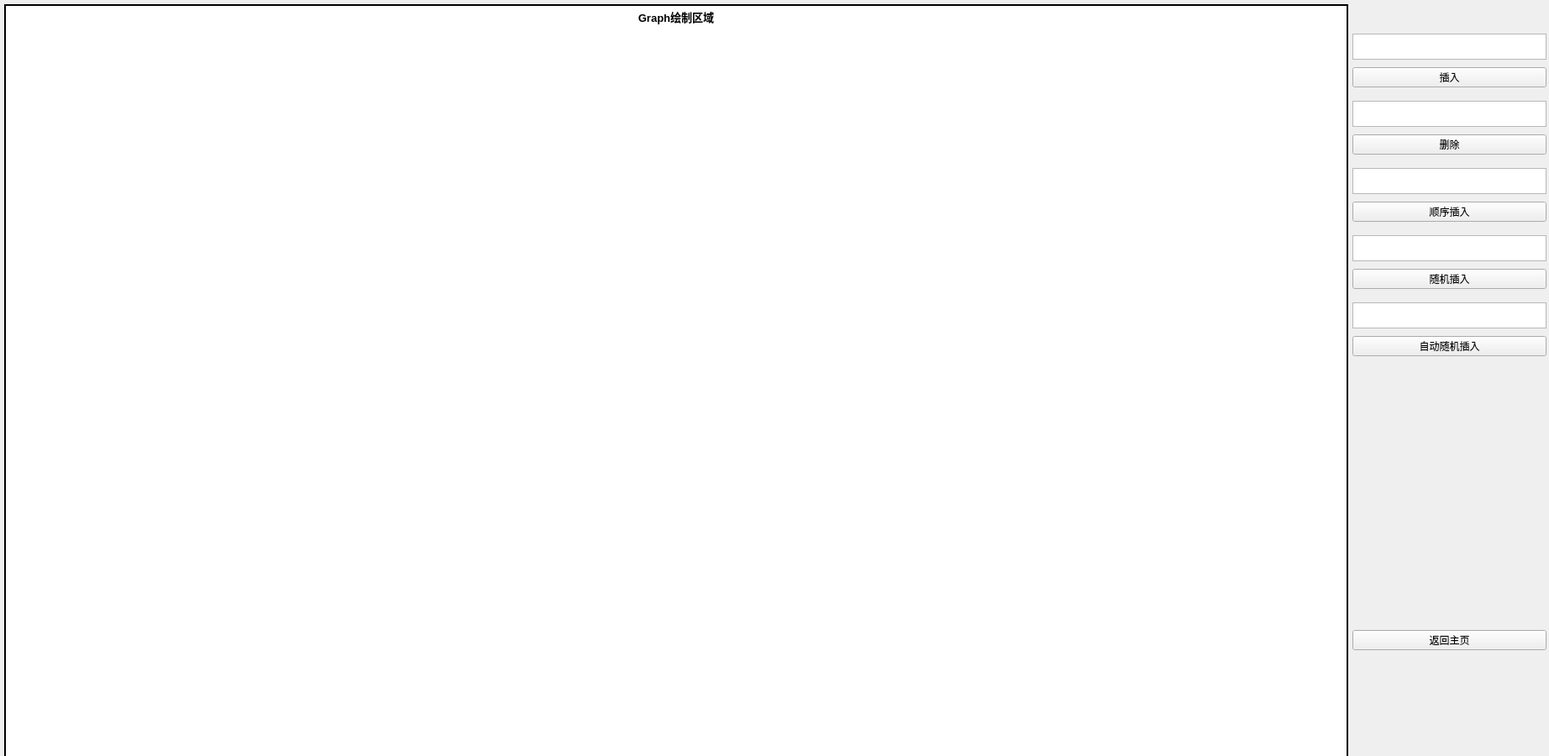
<?xml version="1.0" encoding="UTF-8"?>
<ui version="4.0">
 <class>RBTreePage</class>
 <widget class="QWidget" name="RBTreePage">
  <property name="geometry">
   <rect>
    <x>0</x>
    <y>0</y>
    <width>1844</width>
    <height>900</height>
   </rect>
  </property>
  <property name="sizePolicy">
   <sizepolicy hsizetype="Maximum" vsizetype="Maximum">
    <horstretch>0</horstretch>
    <verstretch>0</verstretch>
   </sizepolicy>
  </property>
  <property name="windowTitle">
   <string>红黑树实例</string>
  </property>
  <widget class="QLabel" name="RBzjspng">
   <property name="geometry">
    <rect>
     <x>5</x>
     <y>5</y>
     <width>1600</width>
     <height>1080</height>
    </rect>
   </property>
   <property name="cursor">
    <cursorShape>CrossCursor</cursorShape>
   </property>
   <property name="styleSheet">
    <string notr="true">border:2px solid black; background-color:white</string>
   </property>
   <property name="text">
    <string>&lt;html&gt;&lt;head/&gt;&lt;body&gt;&lt;p align=&quot;center&quot;&gt;&lt;span style=&quot; font-size:10pt; font-weight:600;&quot;&gt;Graph绘制区域&lt;/span&gt;&lt;/p&gt;&lt;/body&gt;&lt;/html&gt;</string>
   </property>
   <property name="textFormat">
    <enum>Qt::AutoText</enum>
   </property>
   <property name="alignment">
    <set>Qt::AlignHCenter|Qt::AlignTop</set>
   </property>
  </widget>
  <widget class="QPushButton" name="RBinsert">
   <property name="geometry">
    <rect>
     <x>1610</x>
     <y>80</y>
     <width>231</width>
     <height>24</height>
    </rect>
   </property>
   <property name="text">
    <string>插入</string>
   </property>
  </widget>
  <widget class="QTextEdit" name="RBinputInsertPair">
   <property name="geometry">
    <rect>
     <x>1610</x>
     <y>40</y>
     <width>231</width>
     <height>31</height>
    </rect>
   </property>
  </widget>
  <widget class="QPushButton" name="RBerase">
   <property name="geometry">
    <rect>
     <x>1610</x>
     <y>160</y>
     <width>231</width>
     <height>24</height>
    </rect>
   </property>
   <property name="text">
    <string>删除</string>
   </property>
  </widget>
  <widget class="QTextEdit" name="RBinputEraseKey">
   <property name="geometry">
    <rect>
     <x>1610</x>
     <y>120</y>
     <width>231</width>
     <height>31</height>
    </rect>
   </property>
  </widget>
  <widget class="QTextEdit" name="RBinput_shunxucharu">
   <property name="geometry">
    <rect>
     <x>1610</x>
     <y>200</y>
     <width>231</width>
     <height>31</height>
    </rect>
   </property>
  </widget>
  <widget class="QPushButton" name="RBshunxucharu">
   <property name="geometry">
    <rect>
     <x>1610</x>
     <y>240</y>
     <width>231</width>
     <height>24</height>
    </rect>
   </property>
   <property name="text">
    <string>顺序插入</string>
   </property>
  </widget>
  <widget class="QTextEdit" name="RBinput_suijicharu">
   <property name="geometry">
    <rect>
     <x>1610</x>
     <y>280</y>
     <width>231</width>
     <height>31</height>
    </rect>
   </property>
  </widget>
  <widget class="QPushButton" name="RBsuijicharu">
   <property name="geometry">
    <rect>
     <x>1610</x>
     <y>320</y>
     <width>231</width>
     <height>24</height>
    </rect>
   </property>
   <property name="text">
    <string>随机插入</string>
   </property>
  </widget>
  <widget class="QTextEdit" name="RBinput_zidongsuijicharu">
   <property name="geometry">
    <rect>
     <x>1610</x>
     <y>360</y>
     <width>231</width>
     <height>31</height>
    </rect>
   </property>
  </widget>
  <widget class="QPushButton" name="RBzidongsuijicharu">
   <property name="geometry">
    <rect>
     <x>1610</x>
     <y>400</y>
     <width>231</width>
     <height>24</height>
    </rect>
   </property>
   <property name="text">
    <string>自动随机插入</string>
   </property>
  </widget>
  <widget class="QPushButton" name="RBfanhuizhuye">
   <property name="geometry">
    <rect>
     <x>1610</x>
     <y>750</y>
     <width>231</width>
     <height>24</height>
    </rect>
   </property>
   <property name="text">
    <string>返回主页</string>
   </property>
  </widget>
 </widget>
 <resources/>
 <connections/>
</ui>
